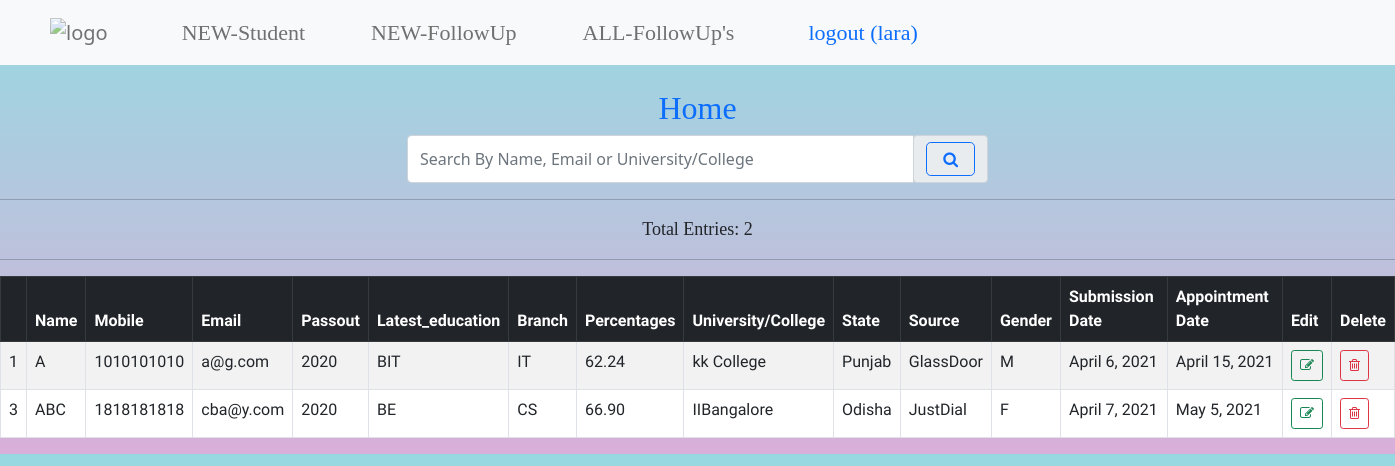
The app's page / (signed in) with its own data.
### app/models.py (models this page shows, shortened)
class LaraEnquiry(models.Model):
    STATE = (
        ('Andhra Pradesh', 'Andhra Pradesh'),
        ('Arunachal Pradesh', 'Arunachal Pradesh'),
        ('Assam', 'Assam'),
        ('Bihar', 'Bihar'),
        ('Chhattisgarh', 'Chhattisgarh'),
        ('Goa', 'Goa'),
        ('Gujarat', 'Gujarat'),
        ('Haryana', 'Haryana'),
        ('Himachal Pradesh', 'Himachal Pradesh'),
        ('Jharkhand', 'Jharkhand'),
        ('Karnataka', 'Karnataka'),
        ('Kerala', 'Kerala'),
        ('Madhya Pradesh', 'Madhya Pradesh'),
        ('Maharashtra', 'Maharashtra'),
        ('Manipur', 'Manipur'),
        ('Meghalaya', 'Meghalaya'),
        ('Mizoram', 'Mizoram'),
        ('Nagaland', 'Nagaland'),
        ('Odisha', 'Odisha'),
        ('Punjab', 'Punjab'),
        ('Rajasthan', 'Rajasthan'),
        ('Sikkim', 'Sikkim'),
        ('Tamil Nadu', 'Tamil Nadu'),
        ('Telangana', 'Telangana'),
        ('Tripura', 'Tripura'),
        ('Uttar Pradesh', 'Uttar Pradesh'),
        ('Uttarakhand', 'Uttarakhand'),
        ('West Bengal', 'West Bengal'),
        ('Andaman and Nicobar Islands', 'Andaman and Nicobar Islands'),
        ('Chandigarh', 'Chandigarh'),
        ('Dadra and Nagar Haveli and Daman and Diu', 'Dadra and Nagar Haveli and Daman and Diu'),
        ('Delhi', 'Delhi'),
        ('Jammu and Kashmir', 'Jammu and Kashmir'),
        ('Ladakh', 'Ladakh'),
        ('Lakshadweep', 'Lakshadweep'),
        ('Puducherry', 'Puducherry'),
    )
    CHOICE_GENDER = [('M', 'Male'), ('F', 'Female'), ('O', 'Others')]
    name = models.CharField(max_length=100, validators=[validate_name])
    mobile = models.CharField(max_length=10, validators=[validate_mobile])
    email = models.EmailField()
    pass_out_Year = models.CharField(max_length=4, validators=[validate_pass_out_Year])
    latest_education = models.CharField(max_length=100, validators=[validate_latest_education])
    branch = models.CharField(max_length=100, validators=[validate_branch])
    percentages = models.CharField(max_length=5, validators=[validate_percentages])
    university_or_college = models.CharField(max_length=100, validators=[validate_university_or_college])
    state = models.CharField(max_length=100, choices=STATE)
    source = models.CharField(max_length=100, null=True, default=True)
    date = models.DateField(auto_now_add=True, null=True)
    Gender = models.CharField(max_length=50, choices=CHOICE_GENDER, default='M', null=True)
    appointment_date = models.DateField()

### app/views.py (the view)
# urls.py: path('', views.index, name='index'),
@login_required(login_url='login')
def index(request):
    fields = LaraEnquiry.objects.all()
    count = LaraEnquiry.objects.count()
    name = request.GET.get('q')
    email = request.GET.get('q')
    university_or_college = request.GET.get('q')
    if is_valid_query_index(name, email, university_or_college):
        search_fields = fields.filter(
            Q(name__icontains=name) | Q(email__icontains=email) |
            Q(university_or_college__icontains=university_or_college)  # ~Q means not
        )
        return render(request, 'app/index.html', {'fields': search_fields, 'total_count': count})  # 'follow': follow
    return render(request, 'app/index.html', {'fields': fields, 'total_count': count})

### app/views.py (called while the page is built)
def is_valid_query_index(name, email, university_or_college):
    return name != '' and name is not None or email != '' and email is not None or university_or_college != '' and\
           university_or_college is not None

### templates/app/index.html (shortened to what this page needs)
{% load static %}
<!DOCTYPE html>
<html lang="en">
<head>
    <link href="https://cdn.jsdelivr.net/npm/bootstrap@5.0.0-beta2/dist/css/bootstrap.min.css" rel="stylesheet">
    <link rel="stylesheet" href="https://cdnjs.cloudflare.com/ajax/libs/font-awesome/4.7.0/css/font-awesome.min.css">
    <link rel="stylesheet" href="{% static 'css/index.css' %}">
</head>
<body>
{% include 'app/navbar.html' %}
<center>
    <div class="search_count">
        <h2>
            <a href="{% url 'index' %}" style="text-decoration: none;">Home</a>
        </h2>
    </div>
    <form method="get">
        <div class="form-col">
            <div class="form-group col-5">
                <div class="input-group">
                    <input class="form-control py-2" name="q" placeholder="Search By Name, Email or University/College" required>
                    <span class="input-group-append">
                        <div class="input-group-text">
                            <button type="submit" class="btn btn-outline-primary btn-lg fa fa-search"></button>
                        </div>
                    </span>
                </div>
            </div>
        </div>
    </form>
<hr>
<div class="search_count">
Total Entries: {{ total_count }}
</div>
<hr>
<table class="table table-striped table-hover table-bordered" id="userTable">
  <thead>
    <tr class="table-dark">
        <th></th>
        <th scope="col">Name</th>
        <th scope="col">Mobile</th>
        <th scope="col">Email</th>
        <th scope="col">Passout</th>
        <th scope="col">Latest_education</th>
        <th scope="col">Branch</th>
        <th scope="col">Percentages</th>
        <th scope="col">University/College</th>
        <th scope="col">State</th>
        <th scope="col">Source</th>
        <th scope="col">Gender</th>
        <th scope="col">Submission Date</th>
        <th scope="col">Appointment Date</th>
        <th scope="col">Edit</th>
        <th scope="col">Delete</th>
    </tr>
  </thead>
  <tbody>
    {% for field in fields %}
        <tr>
            <td>{{ field.id }}</td>
            <td>{{ field.name }}</td>
            <td>{{ field.mobile }}</td>
            <td>{{ field.email }}</td>
            <td>{{ field.pass_out_Year }}</td>
            <td>{{ field.latest_education }}</td>
            <td>{{ field.branch }}</td>
            <td>{{ field.percentages }}</td>
            <td>{{ field.university_or_college }}</td>
            <td>{{ field.state }}</td>
            <td>{{ field.source }}</td>
            <td>{{ field.Gender }}</td>
            <td>{{ field.date }}</td>
            <td>{{ field.appointment_date }}</td>
            <td>
                <a href="{% url 'update' field.id %}" class="btn btn-outline-success btn-sm">
                    <i class="fa fa-edit"></i>
                </a>
            </td>
            <td>
                <a href="{% url 'index' %}" onclick="return popitup('/delete/{{ field.id }}')"
                class="btn btn-outline-danger btn-sm"><i class="fa fa-trash-o"></i></a>
            </td>
        </tr>
    {% empty %}
        <tr>
          <td colspan="16" class="text-center bg-warning">No Data Found</td>
        </tr>
    {% endfor %}
  </tbody>
</table>
</center>
</body>
</html>

### templates/app/navbar.html (shortened to what this page needs)
{% block nav %}
{% load static %}
<link rel="stylesheet" href="{% static 'css/navbar.css' %}">
<nav class="navbar navbar-expand-lg navbar-light bg-light">
  <a class="navbar-brand" href="{% url 'index' %}"><img src="{% static 'images/laralogo.png' %}" class="image"
                                                        alt="logo" width="150" height="50" style="margin-left: 50px;"></a>
  <div class="collapse navbar-collapse" id="navbarNavAltMarkup">
    <div class="navbar-nav">
      <a class="nav-item nav-link" href="{% url 'form' %}" style="font-family: Ink Free; font-size: 22px; margin-left: 50px;">
        NEW-Student</a>
    </div>
    <div class="navbar-nav">
      <a class="nav-item nav-link" href="{% url 'followup' %}" style="font-family: Ink Free; font-size: 22px; margin-left: 50px;">
        NEW-FollowUp</a>
    </div>
    <div class="navbar-nav">
      <a class="nav-item nav-link" href="{% url 'followupall' %}" style="font-family: Ink Free; font-size: 22px; margin-left: 50px;">
        ALL-FollowUp's</a>
    </div>
    <span>
      <a class="nav-item nav-link" href="{% url 'logout' %}" style="font-family: Ink Free; font-size: 22px; margin-left: 50px;">
        logout ({{ request.user }})</a>
    </span>
  </div>
</nav>
<br>
{% endblock nav %}

### static/css/index.css (style rules this page uses)
body { height: auto; width: auto; background-color: #D9AFD9; background-image: linear-gradient(0deg, #D9AFD9 0%, #97D9E1 100%); }
table { background-color: #fff; font-family: 'Source Sans Pro', sans-serif; }
.search_count { font-size: 18px; font-family: Ink Free; }

### static/css/navbar.css (style rules this page uses)
.image { opacity: 60%; }

### records on screen
LaraEnquiry: id "1", name "A", mobile "1010101010", email "a@g.com", pass_out_Year "2020", latest_education "BIT", branch "IT", percentages "62.24", university_or_college "kk College", state "Punjab", source "GlassDoor", Gender "M", date "April 6, 2021", appointment_date "April 15, 2021"
LaraEnquiry: id "3", name "ABC", mobile "1818181818", email "cba@y.com", pass_out_Year "2020", latest_education "BE", branch "CS", percentages "66.90", university_or_college "IIBangalore", state "Odisha", source "JustDial", Gender "F", date "April 7, 2021", appointment_date "May 5, 2021"

### other values on screen
{{ request.user }} "lara"
{{ total_count }} "2"
